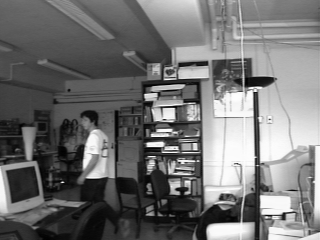
%> input picture data/seq1-image1.pgm, 320 x 240 px
$ octave main.m   (GNU Octave 9; MATLAB toolbox functions it lacks are replaced by stand-ins)
%> lines starting %> are read from the running program, lines starting %| are printed output that depends on the picture
### src/func_hsOpticalFlow.m
% File Name     : func_hsOpticalFlow.m
% Author        : Ziwei Chen
% Date          : Dec-9-2018
% Modified      : N/A
% Date          : N/A
% Version       : 1.0
% Description   : This function is the main function for solving optical
%                 flow for two motion image using Horn and Schunck Method.
%%
function [flowObj] = func_hsOpticalFlow(seqImg1,seqImg2,lambda,iteration)
%% Gaussian Bulr for original image
seqImg1 = imgaussfilt(double(seqImg1),1);
seqImg2 = imgaussfilt(double(seqImg2),1);
%% Calculate Gradient in X and Y
[imgIx_1,imgIx_2] = cls_imgGradient.imgIx(seqImg1,seqImg2);
[imgIy_1,imgIy_2] = cls_imgGradient.imgIy(seqImg1,seqImg2);
[imgIt_1,imgIt_2] = cls_imgGradient.imgIt(seqImg1,seqImg2);
%% Calculate u and v
Ix = imgIx_1 + imgIx_2; Iy = imgIy_1 + imgIy_2; It = imgIt_1 + imgIt_2;
[flowU, flowV] = func_flowJecobiSolver(Ix,Iy,It,lambda,iteration);          % Solve for optical flow
flowU = flipud(flowU); flowV = flipud(flowV);                               % Filp image to origianl
%% Visilize
flowObj = opticalFlow(flowU,flowV);                                         % Construct Optical Flow object

end

### main.m
%% Initialization
clear all; clc;
addpath(genpath('src'));
addpath(genpath('data'));
fish = 0;                                                                   % Do we want to fish or not?
iteration = 0;
%% Yes! Fish!
if fish == 1
    seqImg1 = imread('seq1-image1.pgm'); seqImg2 = imread('seq1-image2.pgm');
    for lambda = 5:5:1000                                                   % First group of fish!
        % Calculation
        tic
        [flowObj] = func_hsOpticalFlow(seqImg1,seqImg2,lambda,iteration);
        time = toc;
        % Plot
        flowResult = plot(flowObj);
        % Save
        fileNmae = 'Dir_lambda_%d_Iter_%d_TM_%f.png';
        fileNmaeStr = sprintf(fileNmae,lambda,iteration,time);
        saveas(flowResult,fileNmaeStr)
        % Plot
        maxMag = max(flowObj.Magnitude(:));
        norMag = flowObj.Magnitude./maxMag;
        norImg = flipud(norMag.*255);
        flowImage = image(norImg);
        % Save
        fileNmae = 'Mag_lambda_%d_Iter_%d_TM_%f.png';
        fileNmaeStr = sprintf(fileNmae,lambda,iteration,time);
        saveas(flowImage,fileNmaeStr)
    end

    seqImg1 = imread('seq2-image1.pgm'); seqImg2 = imread('seq2-image2.pgm');
    for lambda = 5:5:1000                                                   % Second group of fish
        % Calculation
        tic
        [flowObj] = func_hsOpticalFlow(seqImg1,seqImg2,lambda,iteration);
        time = toc;
        % Plot
        flowResult = plot(flowObj);
        % Save
        fileNmae = 'Dir_lambda_%d_Iter_%d_TM_%f.png';
        fileNmaeStr = sprintf(fileNmae,lambda,iteration,time);
        saveas(flowResult,fileNmaeStr)
        % Plot
        maxMag = max(flowObj.Magnitude(:));
        norMag = flowObj.Magnitude./maxMag;
        norImg = flipud(norMag.*255);
        flowImage = image(norImg);
        % Save
        fileNmae = 'Mag_lambda_%d_Iter_%d_TM_%f.png';
        fileNmaeStr = sprintf(fileNmae,lambda,iteration,time);
        saveas(flowImage,fileNmaeStr)
    end
else
    %% No! No Fish!
    seqImg1 = imread('seq1-image1.pgm'); seqImg2 = imread('seq1-image2.pgm');
%> further down, seqImg1 is the input picture: size 240x320 uint8; min 1, max 254, mean 113.5
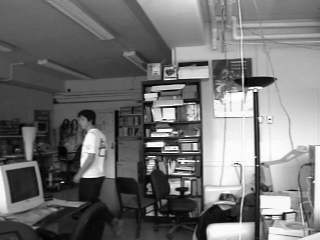
%> input picture data/seq1-image2.pgm, 320 x 240 px
%> further down, seqImg2 is the input picture: size 240x320 uint8; min 1, max 253, mean 113.8
    % Set to iteration to 0 for adaptive iterations
    lambda = 75; iteration = 0;
    %% Calculation
    [flowObj] = func_hsOpticalFlow(seqImg1,seqImg2,lambda,iteration);
%> in func_hsOpticalFlow, `seqImg1 = imgaussfilt(double(seqImg1),1);`:
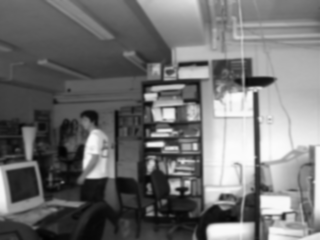
%> seqImg1: size 240x320 double; min 2.07, max 253, mean 113.5
%> the run ends on the next line
